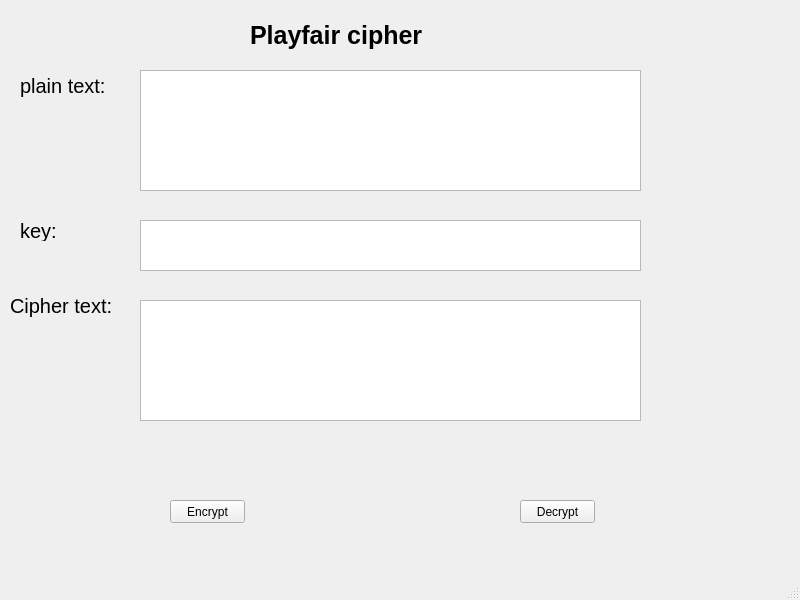
<?xml version="1.0" encoding="UTF-8"?>
<ui version="4.0">
 <class>MainWindow</class>
 <widget class="QMainWindow" name="MainWindow">
  <property name="geometry">
   <rect>
    <x>0</x>
    <y>0</y>
    <width>800</width>
    <height>600</height>
   </rect>
  </property>
  <property name="windowTitle">
   <string>MainWindow</string>
  </property>
  <widget class="QWidget" name="centralwidget">
   <widget class="QPushButton" name="pushButton">
    <property name="geometry">
     <rect>
      <x>170</x>
      <y>500</y>
      <width>75</width>
      <height>23</height>
     </rect>
    </property>
    <property name="text">
     <string>Encrypt</string>
    </property>
   </widget>
   <widget class="QLabel" name="label">
    <property name="geometry">
     <rect>
      <x>250</x>
      <y>10</y>
      <width>251</width>
      <height>51</height>
     </rect>
    </property>
    <property name="font">
     <font>
      <pointsize>19</pointsize>
      <weight>75</weight>
      <bold>true</bold>
     </font>
    </property>
    <property name="text">
     <string>Playfair cipher</string>
    </property>
    <property name="textFormat">
     <enum>Qt::AutoText</enum>
    </property>
    <property name="scaledContents">
     <bool>false</bool>
    </property>
    <property name="wordWrap">
     <bool>false</bool>
    </property>
   </widget>
   <widget class="QLabel" name="label_2">
    <property name="geometry">
     <rect>
      <x>20</x>
      <y>70</y>
      <width>101</width>
      <height>31</height>
     </rect>
    </property>
    <property name="font">
     <font>
      <pointsize>15</pointsize>
     </font>
    </property>
    <property name="text">
     <string>plain text:</string>
    </property>
   </widget>
   <widget class="QPlainTextEdit" name="plainTextEdit_3">
    <property name="geometry">
     <rect>
      <x>140</x>
      <y>300</y>
      <width>501</width>
      <height>121</height>
     </rect>
    </property>
   </widget>
   <widget class="QPlainTextEdit" name="plainTextEdit_2">
    <property name="geometry">
     <rect>
      <x>140</x>
      <y>220</y>
      <width>501</width>
      <height>51</height>
     </rect>
    </property>
   </widget>
   <widget class="QPushButton" name="pushButton_2">
    <property name="geometry">
     <rect>
      <x>520</x>
      <y>500</y>
      <width>75</width>
      <height>23</height>
     </rect>
    </property>
    <property name="text">
     <string>Decrypt</string>
    </property>
   </widget>
   <widget class="QLabel" name="label_3">
    <property name="geometry">
     <rect>
      <x>20</x>
      <y>220</y>
      <width>41</width>
      <height>21</height>
     </rect>
    </property>
    <property name="font">
     <font>
      <pointsize>15</pointsize>
     </font>
    </property>
    <property name="text">
     <string>key:</string>
    </property>
   </widget>
   <widget class="QLabel" name="label_4">
    <property name="geometry">
     <rect>
      <x>10</x>
      <y>290</y>
      <width>121</width>
      <height>31</height>
     </rect>
    </property>
    <property name="font">
     <font>
      <pointsize>15</pointsize>
     </font>
    </property>
    <property name="text">
     <string>Cipher text:</string>
    </property>
   </widget>
   <widget class="QPlainTextEdit" name="plainTextEdit">
    <property name="geometry">
     <rect>
      <x>140</x>
      <y>70</y>
      <width>501</width>
      <height>121</height>
     </rect>
    </property>
   </widget>
  </widget>
  <widget class="QMenuBar" name="menubar">
   <property name="geometry">
    <rect>
     <x>0</x>
     <y>0</y>
     <width>800</width>
     <height>26</height>
    </rect>
   </property>
  </widget>
  <widget class="QStatusBar" name="statusbar"/>
 </widget>
 <resources/>
 <connections/>
</ui>
